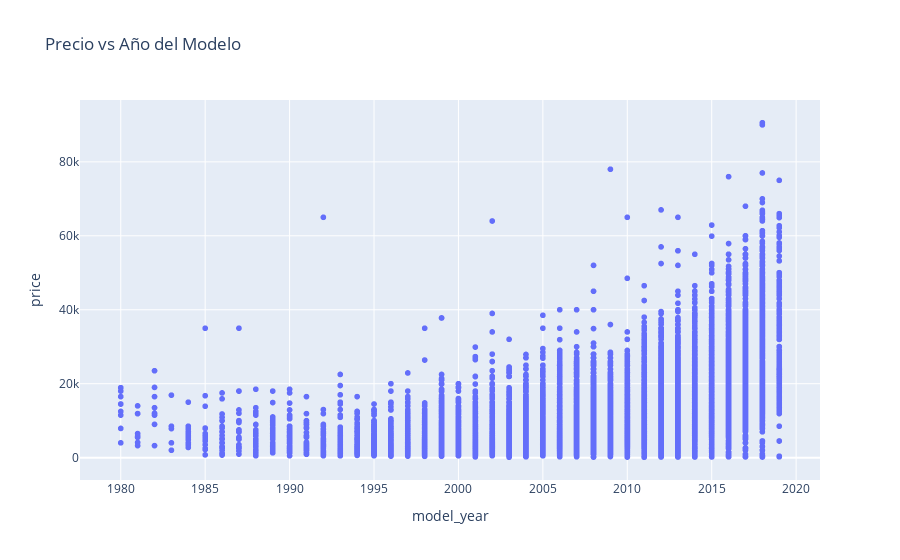

The notebook cell this image was saved under:
### Markdown cell above
***Gráfico de Dispersión: Precio vs Año del Modelo (model_year):*** Explora la relación entre el precio del vehículo y su año de fabricación. Sirve para validar la tendencia general de que los autos más recientes tienden a tener precios más altos, y también para identificar inconsistencias o valores atípicos.

### Code cell
# Dispersión de precio vs año del modelo
fig_model_year_price = px.scatter(df_clean, x='model_year', y='price', title='Precio vs Año del Modelo')
fig_model_year_price.show()

### Figure 1 — Plotly figure (JSON) as saved in the notebook; plotly's stock layout.template omitted (floating-point values rounded to 4 significant figures; data arrays with more than 128 entries replaced by an {"elided": "..."} marker saying what was removed)
{"data": [{"hovertemplate": "model_year=%{x}<br>price=%{y}<extra></extra>", "legendgroup": "", "marker": {"color": "#636efa", "symbol": "circle"}, "mode": "markers", "name": "", "showlegend": false, "type": "scattergl", "x": {"elided": "35633 int values"}, "xaxis": "x", "y": {"elided": "35633 int values"}, "yaxis": "y"}], "layout": {"legend": {"tracegroupgap": 0}, "title": {"text": "Precio vs Año del Modelo"}, "xaxis": {"anchor": "y", "domain": [0, 1], "title": {"text": "model_year"}}, "yaxis": {"anchor": "x", "domain": [0, 1], "title": {"text": "price"}}}}
